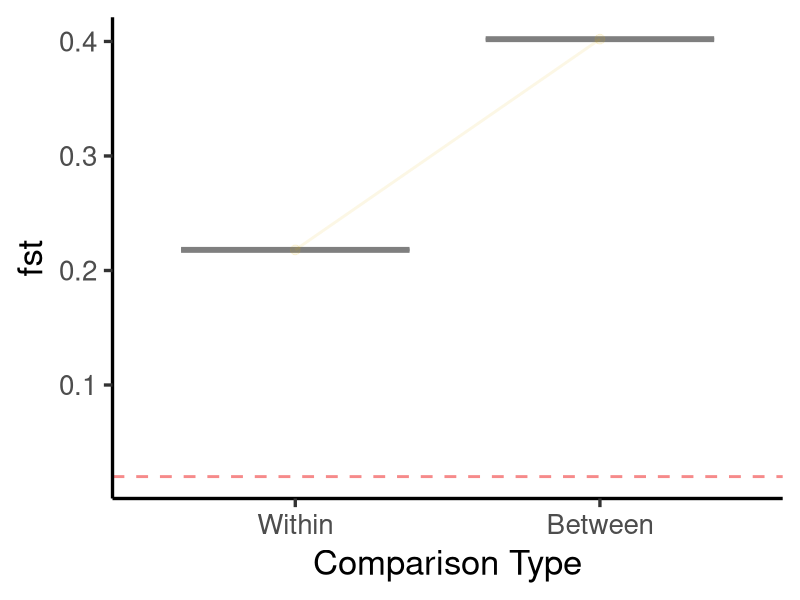
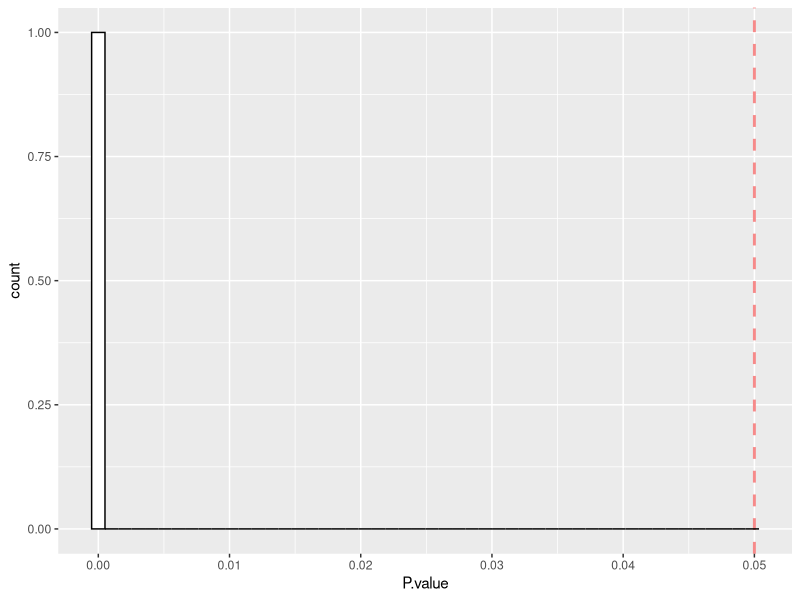

Source code (R) for these figures, in order:
setwd("/Users/bayleechristensen/OneDrive - Utah Tech University/FallClasses2023/Research/CatPop")
# path MUST be in quotes
dat <- read.csv('Hu_2021_orchids_all_output.csv')
# file MUST be in quotes
# imports data as dataframe with heading

# look at all geneIDs
dat$GeneID
# look at all p-values
dat$P.value

# using ggplot2, create density chart
# if you don't have ggplot2 package installed, you'll  need to do so as follows:
#install.packages('ggplot2')
# if you already have it installed, just load it
library(ggplot2)

# plot your data! Assign the plot to a variable called 'density_plot'
density_plot = ggplot(dat, aes(x=P.value)) + geom_vline(xintercept=0.05, linetype="dashed", size = 1, color = "#F68A8A") + geom_histogram(color="black" , fill="white", bins=50)
# check out your plot and save it write your plot to a file:
pdf("density_plot.pdf")
density_plot
dev.off()

# For this section you will use a few other R packages
library(reshape2)
library(tidyverse)

dat_melted <- reshape2::melt(dat, id.vars = c("GeneID", "P.value", "Significant"), measure.vars=c("TrueDeltaSame", "TrueDeltaDiff"))
dat_melted$ordered_var <- with(dat_melted, relevel(variable, "TrueDeltaSame"))
dat_melted <- dat_melted[order(dat_melted$Significant),]

fst_exons_Plot <- dat_melted %>%
  ggplot(aes(x=ordered_var,y=value), axis.line = element_line(colour = 'black', linewidth= 3)) +
  theme_classic(base_size = 25) +
  geom_boxplot(lwd=1, fatten=2, outlier.shape=NA, aes(colour="black"), show.legend = F, alpha=0) +
  geom_line(size=1, aes(group=GeneID, linetype=Significant, colour = Significant, alpha=Significant), position = position_dodge(0.2), show.legend = F) +
  scale_linetype_manual(values=c("no" = "dotted","yes" = "solid")) +
  scale_color_manual(values=c("no" = "#4B4B4B", "yes" = "#e6b002")) + 
  geom_point(aes(fill=variable,group=GeneID,colour=factor(Significant), alpha=Significant), position = position_dodge(0.2), size = 3, show.legend = F) +
  scale_x_discrete(labels=c("Within", "Between")) +
  xlab('Comparison Type') + ylab('fst') + # geom_text(aes(label=GeneID), size = 2) +
  geom_hline(yintercept=0.02, linetype="dashed", size = 1, color = "#F68A8A")
  theme(legend.position = "top")
fst_exons_Plot
